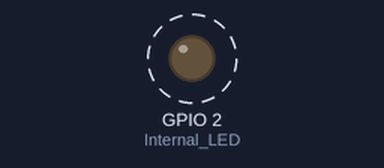
A sketch run on a simulated ESP32. Shown: output pins drawn as LEDs (lit = HIGH). Dashed ring = blinking. What the sketch prints to the serial monitor is not drawn.

Above: at 1.7 s.
Timing chart, 0 to 4.2 s (numbered marks = the images above):
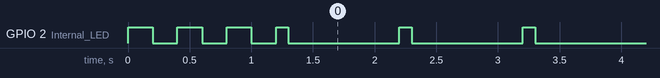

The sketch:

firmware.ino
```cpp
// ESP32 Power Activation Firmware

unsigned long startTime;

void setup() {
  pinMode(2, OUTPUT);     // Internal LED (usually GPIO 2)
  Serial.begin(115200);

  startTime = millis();

  Serial.println("Energy detected. System starting...");

  // Blink 3 times on startup
  for(int i = 0; i < 3; i++) {
    digitalWrite(2, HIGH);
    delay(200);
    digitalWrite(2, LOW);
    delay(200);
  }
}

void loop() {
  unsigned long currentTime = millis();
  unsigned long uptime = (currentTime - startTime) / 1000;

  Serial.print("Active for: ");
  Serial.print(uptime);
  Serial.println(" seconds");

  digitalWrite(2, HIGH);
  delay(100);
  digitalWrite(2, LOW);
  delay(900);
}
```

Measured:
- by itself, GPIO 2 (Internal_LED): moves between LOW and HIGH, repeating every 42.0 s
